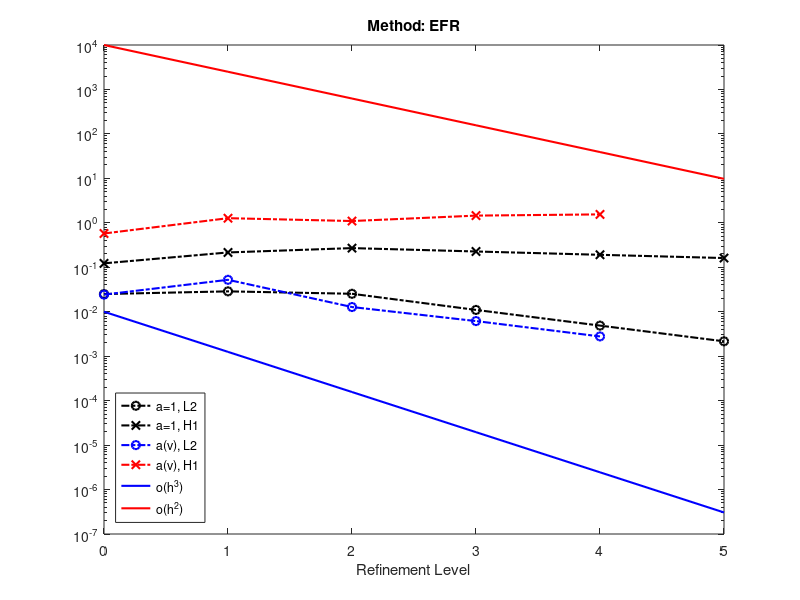

Recreate this plot in MATLAB.
methodnum = 2;

if methodnum == 1
    method = 'No Stabilization';
    L2 = [0.7541990401	0.2252137342	0.07348682714	0.01122839499 0.0005628491421];
    H1 = [201.418771	127.0534136	73.37112525	18.5808289 1.53744538];

%% EFR
elseif methodnum == 2
    method = 'EFR';
    % solution-dependent a
    L2 = [0.02428183473	0.05229343329	0.01274862624	0.006162226424	0.002783612054];
    H1 = [0.5752817122	1.271628408	1.097009735	1.452826734	1.547680874];
    
    % a = 1 everywhere
    L2a = [0.02499418511	0.02871716935	0.02533699828	0.01098310928	0.004876786189	0.002159554714];
    H1a = [0.1226057036	0.2155217464	0.2698942904	0.2265889704	0.1907616427	0.1612833137];
%% SUPG
else
    method = 'SUPG';
    L2 = [0.170327478	0.03773574634	0.01542754342	0.003898711935 0.0003462879615];
    H1 = [14.16437567	7.344249233	4.966080195	2.062446726 0.3406369631];
end
%% Plots
w=1.5;
r = 10^4; b = 10^-2;
h2 = [r r/2^2 r/4^2 r/8^2 r/16^2 r/32^2];
h3 = [b b/2^3 b/4^3 b/8^3 b/16^3 b/32^3];
fig = figure(methodnum+1);
level = 0:1:5;
semilogy(level,L2a,'ko-.','LineWidth',w)
hold on;
semilogy(level,H1a,'kx-.','LineWidth',w)
hold on;
semilogy(level(1:5),L2,'bo-.','LineWidth',w)
hold on;
semilogy(level(1:5),H1,'rx-.','LineWidth',w)
hold on;
semilogy(level,h3,'b','LineWidth',w)
hold on;
semilogy(level,h2,'r','LineWidth',w)

legend('a=1, L2','a=1, H1','a(v), L2','a(v), H1','o(h^3)','o(h^2)','Location','southwest')
title(['Method: ' method])
xticks(level)
xlabel('Refinement Level')
pause(2.0)
saveas(fig,[method '_err_a1.png']);
